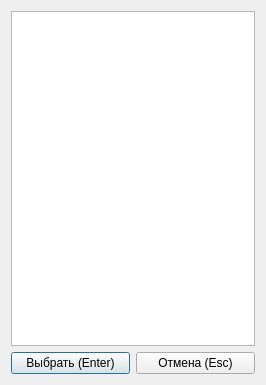
<?xml version="1.0" encoding="UTF-8"?>
<ui version="4.0">
 <class>ChoiceTemplate</class>
 <widget class="QDialog" name="ChoiceTemplate">
  <property name="geometry">
   <rect>
    <x>0</x>
    <y>0</y>
    <width>266</width>
    <height>385</height>
   </rect>
  </property>
  <property name="windowTitle">
   <string>Dialog</string>
  </property>
  <layout class="QGridLayout" name="gridLayout">
   <item row="0" column="0" colspan="2">
    <widget class="QListWidget" name="TemplateList"/>
   </item>
   <item row="1" column="0">
    <widget class="QPushButton" name="b_Choice">
     <property name="text">
      <string>Выбрать (Enter)</string>
     </property>
    </widget>
   </item>
   <item row="1" column="1">
    <widget class="QPushButton" name="b_Cancel">
     <property name="text">
      <string>Отмена (Esc)</string>
     </property>
    </widget>
   </item>
  </layout>
 </widget>
 <resources/>
 <connections/>
</ui>
